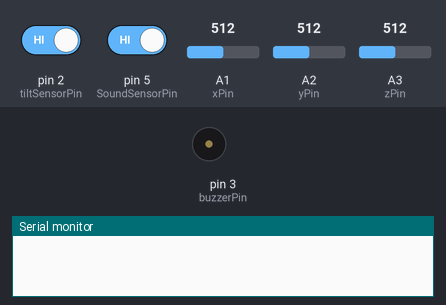
The sketch below on a simulated Arduino Uno, built with avr-gcc and run on an emulated ATmega328P. On the bench: buzzer (waves = sounding, pin HIGH), the last lines printed to the serial monitor. The test bench sets the inputs (shaded band); at power-on: pin 2 (tiltSensorPin) HIGH, pin 5 (SoundSensorPin) HIGH, A1 (xPin) = 512, A2 (yPin) = 512, A3 (zPin) = 512.

Above: at 5.8 s.
5.9 s: pin 2 (tiltSensorPin) driven LOW and pin 5 (SoundSensorPin) driven LOW
At 10.4 s:
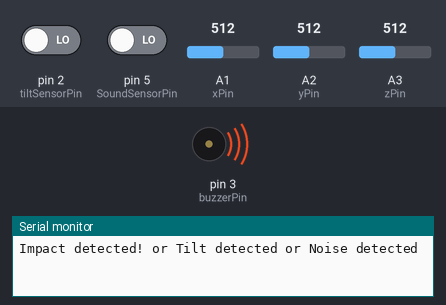
21.8 s: pin 2 (tiltSensorPin) driven LOW
Timing chart, 0 to 36.5 s (numbered marks = the images above; inputs shaded):
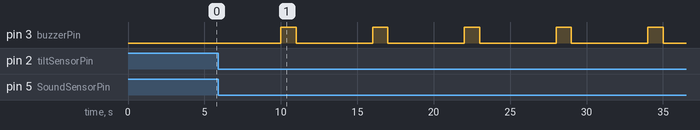

The sketch:

adxl_tilt_sound.ino
```cpp
#include <AltSoftSerial.h>
#include <Wire.h>
#include <math.h>
#include <SoftwareSerial.h>

const int buzzerPin = 3;
#define xPin A1
#define yPin A2
#define zPin A3
#define SoundSensorPin 5
const int tiltSensorPin = 2;

byte updateImpact;
byte updateTilt;
byte updateNoise = 0; // update

int xaxis = 0, yaxis = 0, zaxis = 0;
int deltx = 0, delty = 0, deltz = 0;
int vibration = 0; // Initialize vibration counter
int devibrate = 0;
// int devibrate = 2;
int magnitude = 0;
int sensitivity =20;

boolean impact_detected = false;
unsigned long time1;
unsigned long impact_time;
unsigned long alert_delay = 1000;

void setup() {
  Serial.begin(9600);
  pinMode(SoundSensorPin, INPUT);
  pinMode(tiltSensorPin, INPUT);
  pinMode(buzzerPin, OUTPUT);
}

void loop() {

  checkNoise(); //  update

  if ((updateImpact == 1 && updateNoise == 1 ) || (updateTilt == 1 && updateNoise == 1 ))  {
    Serial.println("Impact detected! or Tilt detected or Noise detected ");
    digitalWrite(buzzerPin, HIGH);
    delay(alert_delay);
    updateImpact = 0;
    updateTilt = 0;
    updateNoise = 0;
  }
  else {
    digitalWrite(buzzerPin, LOW);
    delay(5000);
    checkImpact();
    checkTilt();
    checkNoise();
  }
}

void checkImpact() {
  time1 = micros();
  int oldx = xaxis;
  int oldy = yaxis;
  int oldz = zaxis;

  xaxis = analogRead(xPin);
  yaxis = analogRead(yPin);
  zaxis = analogRead(zPin);

  vibration--; // Decrement vibration counter
  if (vibration < 0) vibration = 0;
  if (vibration == 0) { // Only check for impact if vibration counter is zero
    deltx = xaxis - oldx;
    delty = yaxis - oldy;
    deltz = zaxis - oldz;

    magnitude = sqrt(sq(deltx) + sq(delty) + sq(deltz));
    if (magnitude >= sensitivity) { // Impact detected
      updateImpact = 1;
      vibration = devibrate; // Reset vibration counter
    }
    else {
      magnitude = 0;
    }
  }
}

void checkTilt() {
  int tiltState = digitalRead(tiltSensorPin);
  if (tiltState == LOW) {
    updateTilt = 1;
  }
  else{
    updateTilt = 0;
  }
}

void checkNoise()
{
  int NoiseValue = digitalRead(SoundSensorPin);  // Read the state of the digital pin

  if (NoiseValue == LOW) {  // If noise is detected
    updateNoise = 1;
  }
  else{
    updateNoise = 0;
  }
}
```

Measured:
- after the input at 5.9 s, pin 3 (buzzerPin): alternates HIGH for 1.0 s and LOW for 5.0 s, starting after 4.1 s
